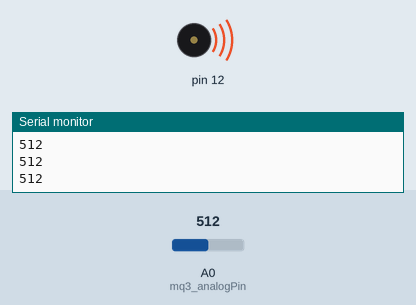
The sketch below on a simulated Arduino Uno, built with avr-gcc and run on an emulated ATmega328P. Shown: buzzer (waves = sounding), the last lines printed to the serial monitor. Inputs (shaded band) come from the test bench; at power-on: A0 (mq3_analogPin) = 512.

Above: at 1.2 s.
1.3 s: A0 (mq3_analogPin) set to 0
At 2.2 s:
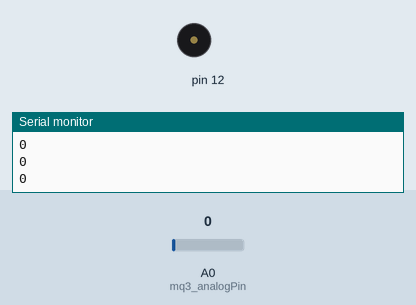
2.8 s: A0 (mq3_analogPin) set to 122
At 3.4 s:
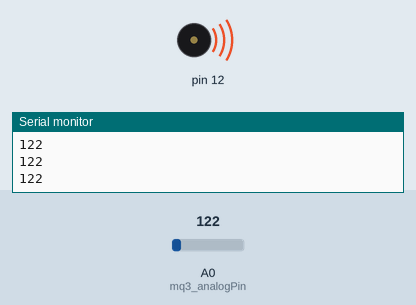
Timing chart, 0 to 5.8 s (numbered marks = the images above; inputs shaded):
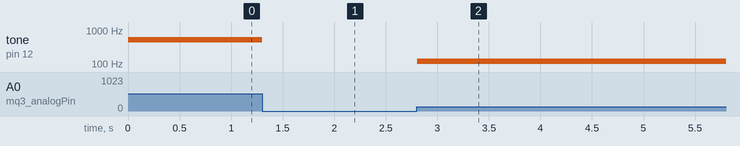

Measured:
- after the input at 1.3 s, tone on pin 12: 512 Hz → silent at once
- after the input at 2.8 s, tone on pin 12: silent → 122 Hz at once

The sketch:

Sonaqua_Alcohol_Sensor.ino
```cpp
int mq3_analogPin = A0; // connected to the output pin of MQ3

void setup(){
Serial.begin(9600); // open serial at 9600 bps
  pinMode(12,OUTPUT);
}

void loop()
{
// give ample warmup time for readings to stabilize

int mq3_value = analogRead(mq3_analogPin);
Serial.println(mq3_value);

  tone(12, mq3_value);
delay(100); //Just here to slow down the output.
}
```
